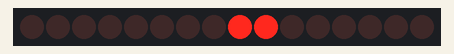
Simulated run of this sketch. Board: Arduino Uno, built with avr-gcc and run on an emulated ATmega328P. On the bench: 16 shift-register outputs drawn as a row of LEDs (first output left, lit = HIGH). Wiring (inferred from the names in the program): 2 × shift register (74HC595): data pin 11; shift clock pin 12; latch pin 8. Wiring (inferred from the signals the program sends): row of LEDs: on Q0, Q1, Q2, Q3, Q4, Q5, Q6, Q7, Q8, Q9, Q10, Q11, Q12, Q13, Q14, Q15.

Above: at 0.16 s.
At 4.98 s:
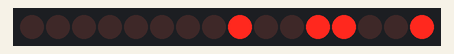
At 9.96 s:
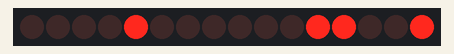
At 19.92 s:
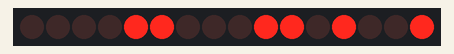
At 29.88 s:
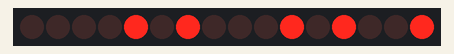
At 39.83 s:
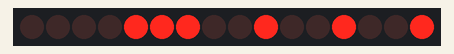
Timing chart, 0 to 40.0 s (numbered marks = the images above):
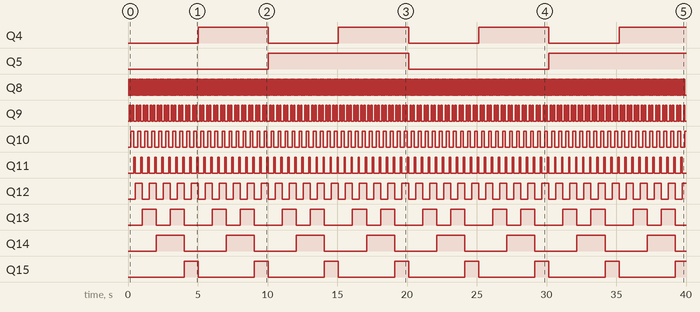

Measured:
- by itself, Q4: alternates HIGH for 5.0 s and LOW for 5.0 s
- by itself, Q5: LOW → HIGH at 10.1 s, → LOW 10.1 s later, → HIGH 10.1 s later
- by itself, Q8: alternates HIGH for 0.05 s and LOW for 0.05 s
- by itself, Q9: repeats every 0.50 s: LOW 0.10 s, HIGH 0.10 s, LOW 0.20 s, HIGH 0.10 s
- by itself, Q10: alternates HIGH for 0.20 s and LOW for 0.30 s
- by itself, Q11: alternates HIGH for 0.10 s and LOW for 0.40 s
- by itself, Q12: alternates HIGH for 0.50 s and LOW for 0.50 s
- by itself, Q13: repeats every 5.0 s: LOW 1.0 s, HIGH 1.0 s, LOW 2.0 s, HIGH 1.0 s

The sketch:

7SegmentDisplay.ino
```cpp
/*
  Name: Darrel Griët
  Date: 18-2-2014
  Project: 4x7 Segment Displays
*/

//Pin connected to 12 on shift register
int latchPin = 8;
//Pin connected to 11 on shift register
int clockPin = 12;
////Pin connected 14 on  shift register
int dataPin = 11;

int num1;
int num2;
int num3;
int num4;

void setup() {
  Serial.begin(9600);
  //set pins to output
  pinMode(latchPin, OUTPUT);
  pinMode(clockPin, OUTPUT);
  pinMode(dataPin, OUTPUT);
}

void loop() {
  //count from 0 to 9, for writing the numbers
  for (int j=0;j<=10000;j++) {
    num1 = j/1000;
    num2 = (j%1000)/100;
    num3 = (j%100)/10;
    num4 = j%10;
    byte firstByte = num1 | num2<<4;
    byte secondByte = num4 | num3<<4;
    //latchPin to LOW to while doing a transmission
    digitalWrite(latchPin, LOW);
    shiftOut(dataPin, clockPin, MSBFIRST, secondByte);   //This will be shifted to serial out, after the following
    shiftOut(dataPin, clockPin, MSBFIRST, firstByte);
    //latchPin to HIGH to end the transmission
    digitalWrite(latchPin, HIGH);
    delay(50);
  }
}
```
